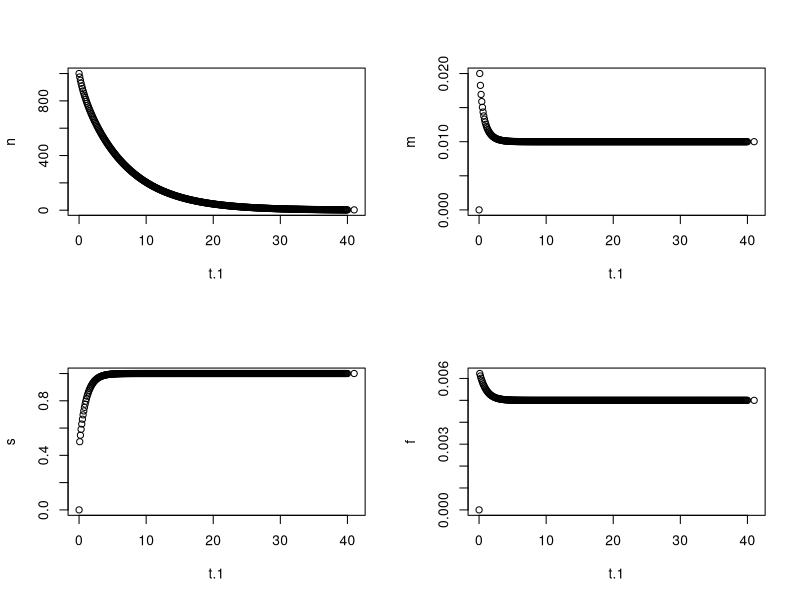

Reproduce this figure in R.
##Starting from scratch
####Summary after working through this script
	##It works! I will have to double check the graphs and math but I think the code and math are correct here
		##It doesn't have all the annotations from the previous code (to keep it cleanish) but it also has a fair bit of junk to it
			##Going to keep it that way. look at old code if you want explanation on functions
			##Next step is to find relevant parameters
				####And appropriate time steps! (which means units on your parameters!!)
			##Also also, think about improving it for crab/biphasic life cycle
				##Merge with IBMs?
##2/12/21 We have a working model but we also have data now. Time to merge those 2 together.
	##Go through all the data you were given and find a way to grab the parameters from them

##Growth model
l.inf=1
l.rel=0.5
K=1

size=function(t){
	l=l.inf-(l.inf-l.rel)*exp(-K*t) #Shows growth of organism over time where l.inf is adult size, l.rel is the size at release, K is growth rate, and t is time
}

#Mortality function
mr=0.01
lr=1

mortality=function(l) {
	m=mr*(lr/l) #This creates an asymptotic decline in mortality rate (m) as a function of length (l). mr and lr are referenced mortality rates and length
}

##Fishing function
f.inf=0.01
q=1
lc=1

fishing=function(l) {
	f=f.inf/(1+exp(q*(l-lc))) #This describes fishing mortality as a function of fish size. f.inf is the fishing mortality at adult size, q is the selectivity curve, and lc is the length at 50% gear selection (similar to Michaelis-Menten equation?)
}

##Basis for number functions but don't actually run it because need to do this in a forloop
# numbers=function(t) {
	# n[i+1]<<-n.1*exp(-(mortality(size(t))+fishing(size(t)))*delta.t) ##where n.1 is number of released organism at the prior time point, and delta.t is the change in time frame between n.1 and n
# }

# numbers=function(t, i) {
	# num=n[i]*exp(-(mortality(size(t[i]))+fishing(size(t[i])))*delta.t) ###And technically, i is a variable in the function (Yep)
# } ###Dumbass, don't need t[i] in function when you already specify that t=t[i] in forloop!!

numbers=function(t, i) {
	num=n[i]*exp(-(mortality(size(t))+fishing(size(t)))*delta.t) ###And technically, i is a variable in the function (Yep)
}


t=seq(from=0, to=40, by=0.1) ##Need to figure out if starts at 1 or 0 for time. ##Might actually want 0 because that will give reference size for crabs (and relevant parameters following that)
n=rep(0, length(t))
h=rep(0, length(t))
m=rep(0, length(t))
s=rep(0, length(t))
f=rep(0, length(t))


n[1]=1000
delta.t=1


##Clean up the above code and make into forloop ####Yes!!!!! This works!!!1
for(i in 1:length(t))
{
	n[i+1]=numbers(t=t[i], i=i)
	s[i+1]=size(t[i])
	m[i+1]=mortality(size(t[i]))
	f[i+1]=fishing(size(t[i]))
}

length(t)
t.1=c(t, max(t)+1)
par(mfrow=(c(2,2)))
plot(n~t.1)
plot(m~t.1)
plot(s~t.1)
plot(f~t.1)